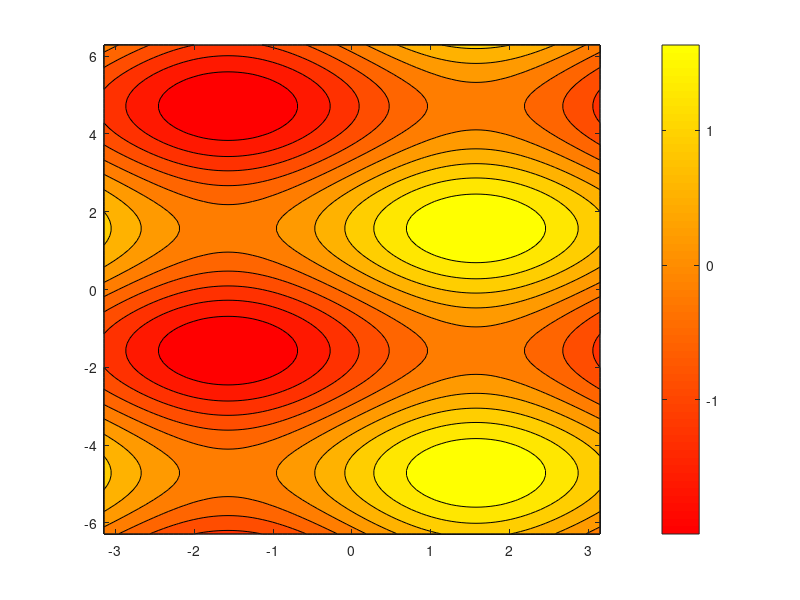

Write MATLAB code to recreate this figure.
%% Contour Mapping
% Define x as an evenly spaced vector from -pi to pi with 100 values
x = linspace(-pi, pi, 101);

% Define y as an evenly spaced vector from -2*pi to 2*pi with 100 values
y = linspace(-2*pi, 2*pi, 101);

% Try running your script. Notice that an error occurs, indicating that the
% contour function REQUIRES THREE input arguments.
% Comment out the below line before continuing.
% contour(x, y);

% We will now create our third dimension
% NOTE:
% When creating the z dimension, we have to map every pair of x
% and y values to a z value.
% Consider the function z = x + y for
%       x = 0 1 2
%       y = 2 4 6
%
% Then we need a z value for
%       x = 0 and y = 2
%       x = 0 and y = 4
%       x = 0 and y = 6
%       x = 1 and y = 2
%       ... (etc.)
%
% It is not simply enough to say z = x + y
% We need x and y to be matrices (so that we have all pairs of x and y)
%       X = 0 1 2       Y = 2 2 2
%           0 1 2           4 4 4
%           0 1 2           6 6 6
%
% Thus Z(1) = X(1) + Y(1) gives the correct z value when x = 0 and y = 2
% And  Z(2) = X(2) + Y(2) gives the correct z value when x = 0 and y = 4
% And  Z(3) = X(3) + Y(3) gives the correct z value when x = 0 and y = 6
% And  Z(4) = X(4) + Y(4) gives the correct z value when x = 1 and y = 2
% ... (etc.)
%
% The meshgrid() command below creates the matrices X and Y.
% X will have copies of x in it's rows
% Y will have copies of y in it's columns
[X, Y] = meshgrid(x, y);

% Define Z as sin(X) + sin(Y)
Z = sin(X) + sin(Y);

% Plot a FILLED contour map of X, Y, and Z
contourf(X, Y, Z);

% Set the colormap as 'autumn'
colormap('autumn');

% Place the colorbar on the right of the figure outside of the graph
colorbar('eastoutside');

% Save the figure to the file 'lab5_3.png'
print('lab5_3.png', '-dpng');
